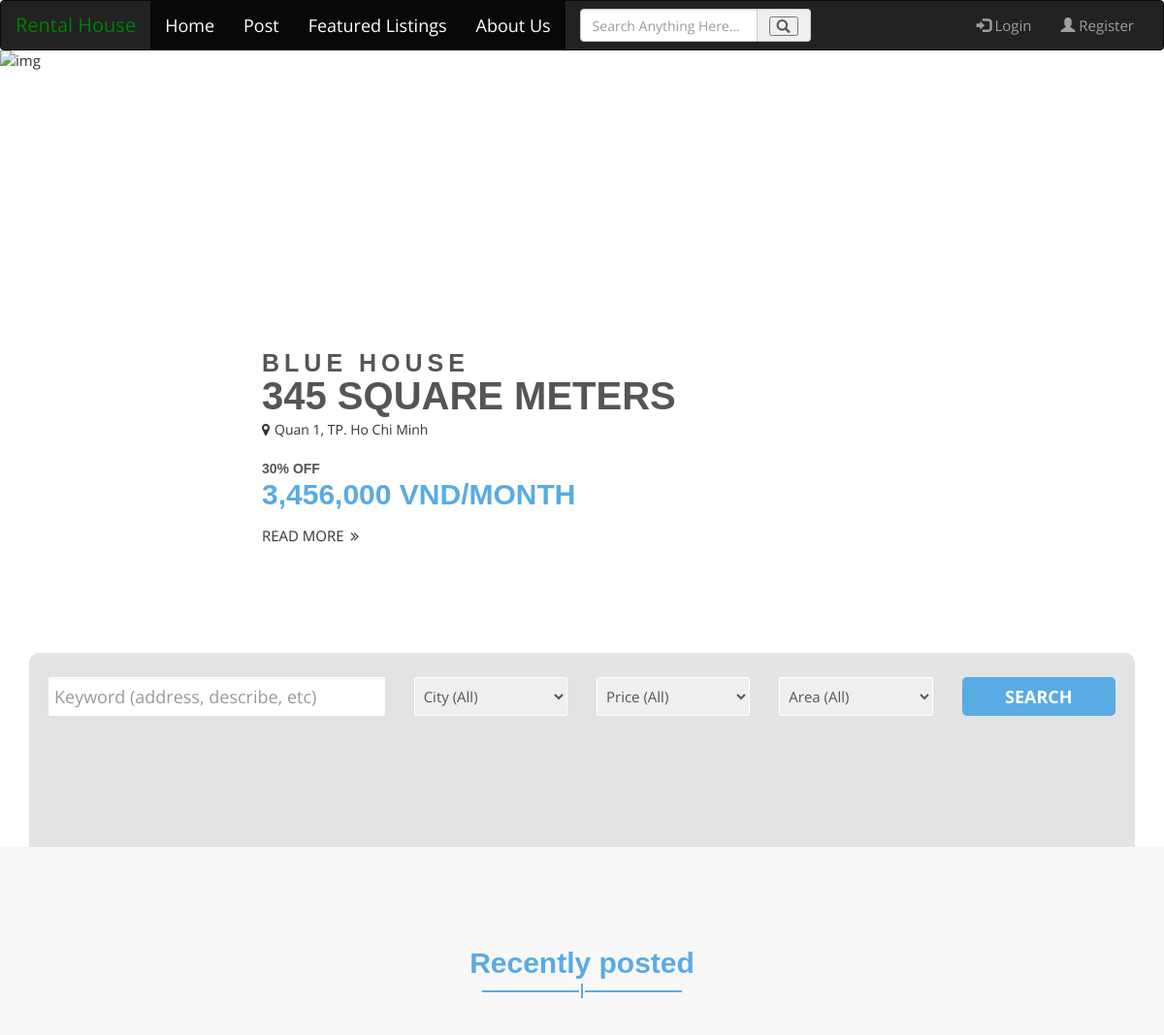
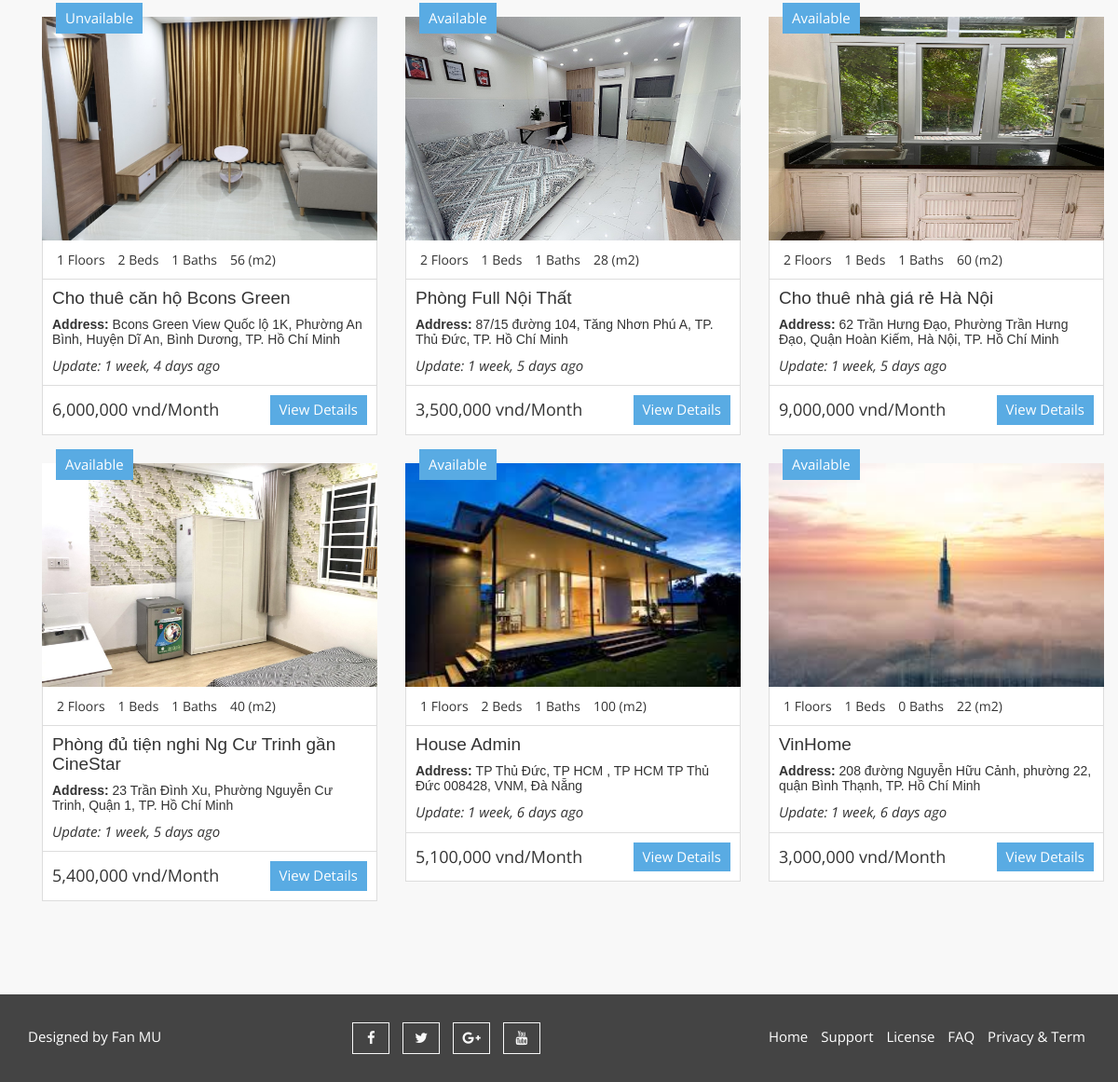
The page / on the database its author committed (2 pictures, top to bottom).
### house/models.py (models this page shows, shortened)
class Listing(models.Model):
    status_choices = (
        ("Available","Available"),
        ("Unvailable", "Unavailable"),
        ("Sale", "For Sale"),
        ('draft', 'Draft'),
        ('published', 'Published'),
    )
    city_choices = {
        ('TP. Hồ Chí Minh', 'TP. Hồ Chí Minh'),
        ('Hà Nội', 'Hà Nội'),
        ('Đà Nẵng', 'Đà Nẵng'),
        ('Bình Dương','Bình Dương'),
        ('An Giang','An Giang'),
        ('Bà Rịa – Vũng Tàu','Bà Rịa – Vũng Tàu'),
        ('Bạc Liêu','Bạc Liêu'),
        ('Bắc Giang','Bắc Giang'),
        ('Bắc Kạn','Bắc Kạn'),
        ('Bắc Ninh','Bắc Ninh'),
        ('Bến Tre','Bến Tre'),
        ('Bình Định','Bình Định'),
        ('Bình Phước','Bình Phước'),
        ('Bình Thuận','Bình Thuận'),
        ('Cà Mau','Cà Mau'),
        ('Cao Bằng','Cao Bằng'),
        ('Cần Thơ','Cần Thơ'),
        ('Đắk Lắk','Đắk Lắk'),
        ('Đắk Nông','Đắk Nông'),
        ('Điện Biên','Điện Biên'),
        ('Đồng Nai','Đồng Nai'),
        ('Đồng Tháp','Đồng Tháp'),
        ('Gia Lai','Gia Lai'),
        ('Hà Giang','Hà Giang'),
        ('Hà Nam','Hà Nam'),
        ('Hà Tĩnh','Hà Tĩnh'),
        ('Hải Dương','Hải Dương'),
        ('Hải Phòng','Hải Phòng'),
        ('Hậu Giang','Hậu Giang'),
        ('Hòa Bình','Hòa Bình'),
        ('Hưng Yên','Hưng Yên'),
        ('Khánh Hòa','Khánh Hòa'),
        ('Kiên Giang','Kiên Giang'),
        ('Kon Tum','Kon Tum'),
        ('Lai Châu','Lai Châu'),
        ('Lạng Sơn','Lạng Sơn'),
        ('Lào Cai','Lào Cai'),
        ('Lâm Đồng','Lâm Đồng'),
        ('Long An','Long An'),
        ('Nam Định','Nam Định'),
        ('Nghệ An','Nghệ An'),
        ('Ninh Bình','Ninh Bình'),
        ('Ninh Thuận','Ninh Thuận'),
        ('Phú Thọ','Phú Thọ'),
        ('Phú Yên','Phú Yên'),
        ('Quảng Bình','Quảng Bình'),
        ('Quảng Nam','Quảng Nam'),
        ('Quảng Ngãi','Quảng Ngãi'),
        ('Quảng Ninh','Quảng Ninh'),
        ('Quảng Trị','Quảng Trị'),
        ('Sóc Trăng','Sóc Trăng'),
        ('Sơn La','Sơn La'),
        ('Tây Ninh','Tây Ninh'),
        ('Thái Bình','Thái Bình'),
        ('Thái Nguyên','Thái Nguyên'),
        ('Thanh Hóa','Thanh Hóa'),
        ('Thừa Thiên Huế','Thừa Thiên Huế'),
        ('Tiền Giang','Tiền Giang'),
        ('Trà Vinh','Trà Vinh'),
        ('Tuyên Quang','Tuyên Quang'),
        ('Vĩnh Long','Vĩnh Long'),
        ('Vĩnh Phúc','Vĩnh Phúc'),
        ('Yên Bái','Yên Bái'),
    }
    status = models.CharField(max_length = 20, choices=status_choices, default="Available")
    lessor = models.ForeignKey(Profile,on_delete = models.CASCADE, blank=True,null=True)
    title = models.CharField(max_length = 120)
    address = models.CharField(max_length = 200)
    city = models.CharField(max_length = 100,choices=city_choices,default='null')
    description = models.TextField(blank=True)
    price = models.IntegerField()
    area = models.IntegerField()
    floor= models.IntegerField(default=1)
    bedrooms = models.IntegerField(default=0)
    kitcheen = models.IntegerField(default=0)
    bathrooms = models.IntegerField(default=0)
    garage = models.BooleanField(default=0)
    AirCondition = models.BooleanField(default=0)
    ComunityCenter = models.BooleanField(default=0)
    SecuritySystem = models.BooleanField(default=0)
    Furniture = models.TextField(default=0)
    list_date = models.DateField(default = datetime.now,blank = True)
    photo_main = models.ImageField(upload_to = 'photos/%Y/%m/%d/')
    photo_1 = models.ImageField(upload_to = 'photos/%Y/%m/%d/',blank =True)
    photo_2 = models.ImageField(upload_to = 'photos/%Y/%m/%d/',blank =True)
    photo_3 = models.ImageField(upload_to = 'photos/%Y/%m/%d/',blank =True)
    photo_4 = models.ImageField(upload_to = 'photos/%Y/%m/%d/',blank =True)
    photo_5 = models.ImageField(upload_to = 'photos/%Y/%m/%d/',blank =True)
    favourites = models.ManyToManyField(
        User, related_name='favourite', default=None, blank=True)

### home/views.py (the view)
# urls.py: path('',views.home,name='home'),
def home(request):
    listings = Listing.objects.order_by('-list_date')[:6]
    context =  {
        'listings':listings,
        "city_choices": city_choices,
        "price_choices":price_choices,
        "area_choices":area_choices,
        "bedroom_choices":bedroom_choices,
    }
    return render(request,'home/index.html',context)

### templates/home/index.html (shortened to what this page needs)
{% extends 'base.html' %}
{% load static %}
{% load humanize %}
{% block content %}
  <body class="aa-price-range">
  <section id="aa-slider">
    <div class="aa-slider-area">
      <div class="aa-top-slider">
        <div class="aa-top-slider-single">
          <img src="{% static 'img/main.jpg' %}" alt="img">
          <div class="aa-top-slider-content">
            <span class="aa-top-slider-catg">Blue House</span>
            <h2 class="aa-top-slider-title">345 square meters </h2>
            <p class="aa-top-slider-location"><i class="fa fa-map-marker"></i>Quan 1, TP. Ho Chi Minh</p>
            <span class="aa-top-slider-off">30% OFF</span>
            <p class="aa-top-slider-price">3,456,000 vnd/month</p>
            <a href="listings/15" class="aa-top-slider-btn">Read More <span class="fa fa-angle-double-right"></span></a>
          </div>
        </div>
      </div>
    </div>
  </section>
  <section id="aa-advance-search">
    <div class="container">
      <div class="aa-advance-search-area" >
        <form action="{% url 'search' %}" style="background-color:gainsboro;opacity: 1>
         <div class="form">
          <div class="aa-advance-search-top">
            <div class="row">
              <div class="col-md-4">
                <div class="aa-single-advance-search">
                  <input type="text" name="keywords" class="form-control" placeholder="Keyword (address, describe, etc)">
                </div>
              </div>
              <div class="col-md-2">
                <div class="aa-single-advance-search">
                  <select name="city" >
                   <option selected="true" value="" >City (All)</option>
                  </select>
                </div>
              </div>
                <div class="col-md-2">
                  <div class="aa-single-advance-search">
                    <select name="price" >
                     <option selected="true" value="">Price (All)</option>
                    </select>
                  </div>
                </div>
                <div class="col-md-2">
                  <div class="aa-single-advance-search">
                    <select name="area" >
                     <option selected="true" value="">Area (All)</option>
                    </select>
                  </div>
                </div>
                <div class="col-md-2">
                  <div class="aa-single-advance-search">
                    <button class="aa-search-btn" type="submit">Search</button>
                  </div>
                </div>
            </div>
          </div>
        </div>
      </div>
  </section>
  <section id="aa-latest-property">
    <div class="container">
      <div class="aa-latest-property-area">
        <div class="aa-title">
          <h2>Recently posted</h2>
          <span></span>
        </div>
        <div id="listings" class="py-4" >
          <div class="container" >
            <div class="row">
             {% if listings %}
              {% for listing in listings %}
              <div class="col-md-4" >
                  <article class="aa-properties-item">
                    <a href="{% url 'listing' listing.pk%}" class="aa-properties-item-img">
                      <img src="{{listing.photo_main.url }}" alt="img" width="370" height="240">
                    </a>
                      <div class="aa-tag for-sale">
                        {{listing.status}}
                      </div>
                    <div class="aa-properties-item-content">
                      <div class="aa-properties-info">
                        <span>{{listing.floor}} Floors</span>
                        <span>{{listing.bedrooms}} Beds</span>
                        <span>{{listing.bathrooms}} Baths</span>
                        <span>{{listing.area}} (m2)</span>
                      </div>
                      <div class="aa-properties-about">
                        <h3 style="font-size:19px"><a href="{% url 'listing' listing.pk%}">{{listing.title}}</a></h3>
                        <h5><strong>Address: </strong>{{listing.address}}, {{listing.city}}</h5>
                        <i>Update: {{ listing.list_date | timesince }} ago</i>
                      </div>
                      <div class="aa-properties-detial">
                        <span class="aa-price">
                          {{listing.price | intcomma}} vnd/Month
                        </span>
                        <a href="{% url 'listing' listing.pk %}" class="aa-secondary-btn">View Details</a>
                      </div>
                    </div>
                  </article>
                </div>
              {% endfor%}
          {% else %}
                <div class="col-md-12">
                  <p>No listings available.</p>
                </div>
          {% endif %}
            </div>
          </div>
        </div>
      </div>
    </div>
  </section>
</body>
  {% endblock %}

### webapp/static/css/theme-color/default-theme.css (style rules this page uses)
h2 { color: #59abe3; }
.aa-secondary-btn { background-color: #59abe3; }
#aa-slider .aa-slider-area .aa-top-slider .aa-top-slider-price { color: #59abe3; }
#aa-advance-search .aa-advance-search-area .aa-advance-search-top .aa-single-advance-search .aa-search-btn { background-color: #59abe3; }
.aa-title span { background-color: #59abe3; }
.aa-title span:before { background-color: #59abe3; }
.aa-title span:after { background-color: #59abe3; }
.aa-properties-item .for-sale { background-color: #59abe3; }

### rows shown on the page
Listing: photo_main (picture), status "Unvailable", floor "1", bedrooms "2", bathrooms "1", area "56", title "Cho thuê căn hộ Bcons Green", address "Bcons Green View Quốc lộ 1K, Phường An Bình, Huyện Dĩ An, Bình Dương", city "TP. Hồ Chí Minh", list_date "1 week, 4 days", price "6,000,000"
Listing: photo_main (picture), status "Available", floor "2", bedrooms "1", bathrooms "1", area "28", title "Phòng Full Nội Thất", address "87/15 đường 104, Tăng Nhơn Phú A, TP. Thủ Đức", city "TP. Hồ Chí Minh", list_date "1 week, 5 days", price "3,500,000"
Listing: photo_main (picture), status "Available", floor "2", bedrooms "1", bathrooms "1", area "60", title "Cho thuê nhà giá rẻ Hà Nội", address "62 Trần Hưng Đạo, Phường Trần Hưng Đạo, Quận Hoàn Kiếm, Hà Nội", city "TP. Hồ Chí Minh", list_date "1 week, 5 days", price "9,000,000"
Listing: photo_main (picture), status "Available", floor "2", bedrooms "1", bathrooms "1", area "40", title "Phòng đủ tiện nghi Ng Cư Trinh gần CineStar", address "23 Trần Đình Xu, Phường Nguyễn Cư Trinh, Quận 1", city "TP. Hồ Chí Minh", list_date "1 week, 5 days", price "5,400,000"
Listing: photo_main (picture), status "Available", floor "1", bedrooms "2", bathrooms "1", area "100", title "House Admin", address "TP Thủ Đức, TP HCM , TP HCM TP Thủ Đức 008428, VNM", city "Đà Nẵng", list_date "1 week, 6 days", price "5,100,000"
Listing: photo_main (picture), status "Available", floor "1", bedrooms "1", bathrooms "0", area "22", title "VinHome", address "208 đường Nguyễn Hữu Cảnh, phường 22, quận Bình Thạnh", city "TP. Hồ Chí Minh", list_date "1 week, 6 days", price "3,000,000"
